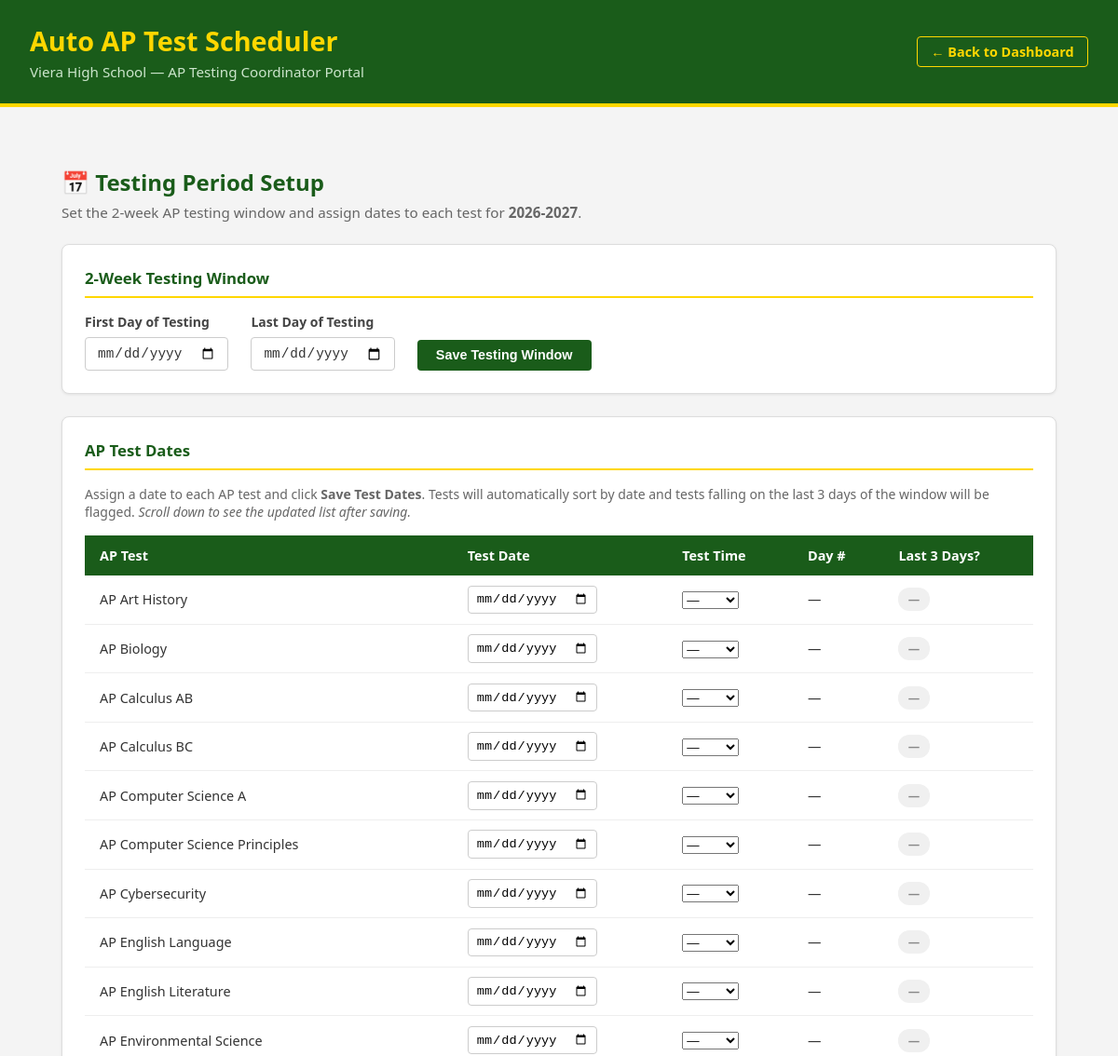
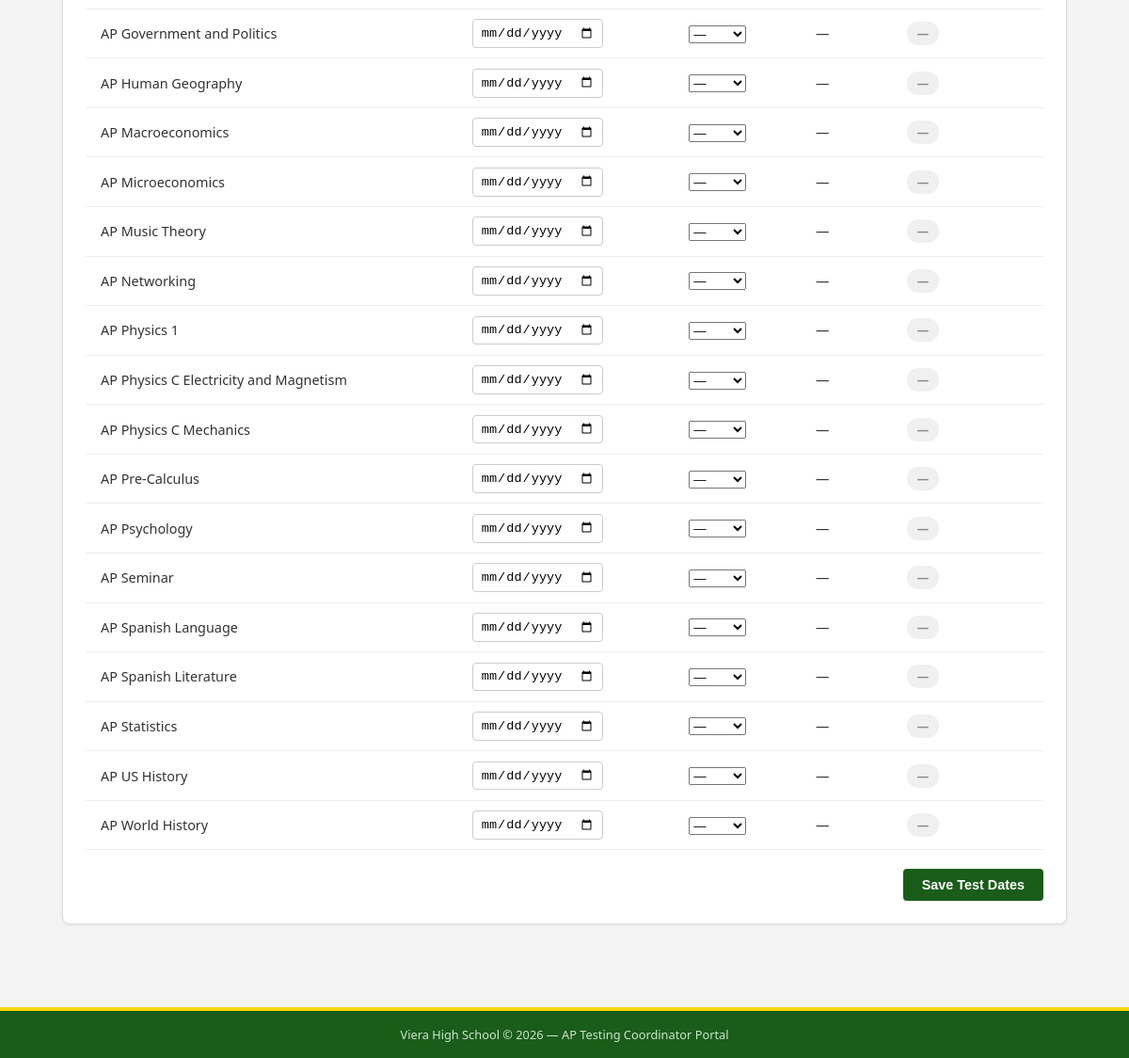
/pages/testing-period.php, run on the app's committed database (2 pictures, top to bottom).
### tables this page shows
CREATE TABLE IF NOT EXISTS ap_tests (
    id INT AUTO_INCREMENT PRIMARY KEY,
    test_name VARCHAR(100) NOT NULL UNIQUE,
    test_date DATE,
    test_time ENUM('8AM', '12PM') DEFAULT NULL,
    main_location VARCHAR(100) NOT NULL,
    accommodations_location VARCHAR(100) NOT NULL,
    overflow_location VARCHAR(100) DEFAULT 'Media Center',
    testing_day_number TINYINT,
    is_last_3_days TINYINT(1) DEFAULT 0,
    school_year VARCHAR(9),
    created_at TIMESTAMP DEFAULT CURRENT_TIMESTAMP,
    updated_at TIMESTAMP DEFAULT CURRENT_TIMESTAMP ON UPDATE CURRENT_TIMESTAMP
);

### src/pages/testing-period.php (the view, shortened to what this page needs)
<?php
$host = 'db';
$dbname = 'ap_scheduler';
$user = 'apuser';
$password = 'appassword';
$conn = new mysqli($host, $user, $password, $dbname);
$school_year = date('Y') . '-' . (date('Y') + 1);
$period_result = $conn->query("SELECT * FROM testing_period WHERE school_year = '$school_year' LIMIT 1");
$period = $period_result->fetch_assoc();
$tests_result = $conn->query("SELECT * FROM ap_tests ORDER BY
    test_date ASC,
    CASE test_time
        WHEN '8AM' THEN 1
        WHEN '12PM' THEN 2
        ELSE 3
    END ASC,
    test_name ASC");
$tests = $tests_result->fetch_all(MYSQLI_ASSOC);
?>
<!DOCTYPE html>
<html lang="en">
<head>
  <link rel="stylesheet" href="../css/styles.css"/>
  <link rel="stylesheet" href="../css/pages.css"/>
</head>
<body>
  <header>
    <div class="header-inner">
      <div class="header-title">
        <h1>Auto AP Test Scheduler</h1>
        <p>Viera High School — AP Testing Coordinator Portal</p>
      </div>
      <a href="../index.php" class="back-btn">← Back to Dashboard</a>
    </div>
  </header>
  <main>
    <div class="page-container">
      <h2 class="page-title">📅 Testing Period Setup</h2>
      <p class="page-subtitle">Set the 2-week AP testing window and assign dates to each test for <strong><?php echo $school_year; ?></strong>.</p>
      <div class="card-section">
        <h3 class="section-title">2-Week Testing Window</h3>
        <form method="POST">
          <div class="form-row">
            <div class="form-group">
              <label for="period_start">First Day of Testing</label>
              <input
                type="date"
                id="period_start"
                name="period_start"
                value="<?php echo $period ? $period['period_start'] : ''; ?>"
                required/>
            </div>
            <div class="form-group">
              <label for="period_end">Last Day of Testing</label>
              <input
                type="date"
                id="period_end"
                name="period_end"
                value="<?php echo $period ? $period['period_end'] : ''; ?>"
                required/>
            </div>
            <div class="form-group form-group-btn">
              <button type="submit" class="btn btn-primary">Save Testing Window</button>
            </div>
          </div>
        </form>
      </div>
      <div class="card-section">
        <h3 class="section-title">AP Test Dates</h3>
        <p class="section-subtitle">
          Assign a date to each AP test and click <strong>Save Test Dates</strong>.
          Tests will automatically sort by date and tests falling on the last 3 days
          of the window will be flagged.
          <em>Scroll down to see the updated list after saving.</em>
        </p>
        <form method="POST">
          <table class="data-table">
            <thead>
              <tr>
                <th>AP Test</th>
                <th>Test Date</th>
                <th>Test Time</th>
                <th>Day #</th>
                <th>Last 3 Days?</th>
              </tr>
            </thead>
            <tbody>
              <?php foreach ($tests as $test): ?>
              <tr>
                <td><?php echo htmlspecialchars($test['test_name']); ?></td>
                <td>
                  <input
                    type="date"
                    name="test_date[<?php echo $test['id']; ?>]"
                    value="<?php echo $test['test_date'] ?? ''; ?>"/>
                </td>
                <td>
                  <select name="test_time[<?php echo $test['id']; ?>]">
                    <option value="">—</option>
                  </select>
                </td>
                <td>
                  <?php echo $test['testing_day_number'] ? 'Day ' . $test['testing_day_number'] : '—'; ?>
                </td>
                <td>
                  <?php if ($test['is_last_3_days']): ?>
                    <span class="badge badge-gold">⚠️ Last 4 Days</span>
                  <?php else: ?>
                    <span class="badge badge-gray">—</span>
                  <?php endif; ?>
                </td>
              </tr>
              <?php endforeach; ?>
            </tbody>
          </table>
          <div class="form-actions">
            <button type="submit" class="btn btn-primary">Save Test Dates</button>
          </div>
        </form>
      </div>
    </div>
  </main>
  <footer>
    <p>Viera High School &copy; <?php echo date('Y'); ?> — AP Testing Coordinator Portal</p>
  </footer>
</body>
</html>

### src/css/styles.css (style rules this page uses)
* { margin: 0; padding: 0; box-sizing: border-box; }
body { font-family: 'Segoe UI', Tahoma, Geneva, Verdana, sans-serif; background-color: #f4f4f4; color: #333; min-height: 100vh; display: flex; flex-direction: column; }
header { background-color: #1a5c1a; color: white; padding: 1.5rem 2rem; border-bottom: 4px solid #FFD700; }
.header-inner { max-width: 1200px; margin: 0 auto; }
.header-title h1 { font-size: 1.8rem; font-weight: 700; color: #FFD700; }
.header-title p { font-size: 0.95rem; color: #cce5cc; margin-top: 0.25rem; }
main { flex: 1; padding: 2rem; }
footer { background-color: #1a5c1a; color: #cce5cc; text-align: center; padding: 1rem; font-size: 0.8rem; border-top: 4px solid #FFD700; }

### src/css/pages.css (style rules this page uses)
.header-inner { display: flex; justify-content: space-between; align-items: center; }
.back-btn { color: #ffd700; text-decoration: none; font-size: 0.9rem; font-weight: 600; border: 1px solid #ffd700; padding: 0.4rem 0.9rem; border-radius: 4px; transition: all 0.2s ease; }
.page-container { max-width: 1100px; margin: 0 auto; padding: 2rem 1rem; }
.page-title { font-size: 1.5rem; color: #1a5c1a; margin-bottom: 0.4rem; }
.page-subtitle { color: #666; font-size: 0.95rem; margin-bottom: 1.5rem; }
.card-section { background: white; border-radius: 8px; padding: 1.5rem; margin-bottom: 1.5rem; border: 1px solid #ddd; box-shadow: 0 1px 3px rgba(0, 0, 0, 0.08); }
.section-title { font-size: 1.05rem; color: #1a5c1a; margin-bottom: 1rem; padding-bottom: 0.5rem; border-bottom: 2px solid #ffd700; }
.section-subtitle { font-size: 0.875rem; color: #666; margin-bottom: 1rem; }
.form-row { display: flex; gap: 1.5rem; align-items: flex-end; flex-wrap: wrap; }
.form-group { display: flex; flex-direction: column; gap: 0.4rem; }
.form-group label { font-size: 0.875rem; font-weight: 600; color: #444; }
.form-group input[type="date"], .form-group input[type="text"], .form-group select { padding: 0.5rem 0.75rem; border: 1px solid #ccc; border-radius: 4px; font-size: 0.9rem; color: #333; }
.form-group-btn { justify-content: flex-end; }
.form-actions { margin-top: 1.25rem; display: flex; justify-content: flex-end; }
.btn { padding: 0.55rem 1.25rem; border: none; border-radius: 4px; font-size: 0.9rem; font-weight: 600; cursor: pointer; transition: all 0.2s ease; }
.btn-primary { background-color: #1a5c1a; color: white; }
.data-table { width: 100%; border-collapse: collapse; font-size: 0.9rem; }
.data-table th { background-color: #1a5c1a; color: white; padding: 0.75rem 1rem; text-align: left; font-weight: 600; }
.data-table td { padding: 0.65rem 1rem; border-bottom: 1px solid #eee; vertical-align: middle; }
.data-table input[type="date"] { padding: 0.35rem 0.5rem; border: 1px solid #ccc; border-radius: 4px; font-size: 0.85rem; }
.badge { display: inline-block; padding: 0.25rem 0.65rem; border-radius: 12px; font-size: 0.78rem; font-weight: 600; }
.badge-gray { background-color: #f0f0f0; color: #888; }

### data on the page
ap_tests: test_name "AP Art History"
ap_tests: test_name "AP Biology"
ap_tests: test_name "AP Calculus AB"
ap_tests: test_name "AP Calculus BC"
ap_tests: test_name "AP Computer Science A"
ap_tests: test_name "AP Computer Science Principles"
ap_tests: test_name "AP Cybersecurity"
ap_tests: test_name "AP English Language"
ap_tests: test_name "AP English Literature"
ap_tests: test_name "AP Environmental Science"
ap_tests: test_name "AP Government and Politics"
ap_tests: test_name "AP Human Geography"
ap_tests: test_name "AP Macroeconomics"
ap_tests: test_name "AP Microeconomics"
ap_tests: test_name "AP Music Theory"
ap_tests: test_name "AP Networking"
ap_tests: test_name "AP Physics 1"
ap_tests: test_name "AP Physics C Electricity and Magnetism"
ap_tests: test_name "AP Physics C Mechanics"
ap_tests: test_name "AP Pre-Calculus"
ap_tests: test_name "AP Psychology"
ap_tests: test_name "AP Seminar"
ap_tests: test_name "AP Spanish Language"
ap_tests: test_name "AP Spanish Literature"
ap_tests: test_name "AP Statistics"
ap_tests: test_name "AP US History"
ap_tests: test_name "AP World History"

### other printed values
$school_year "2026-2027"
